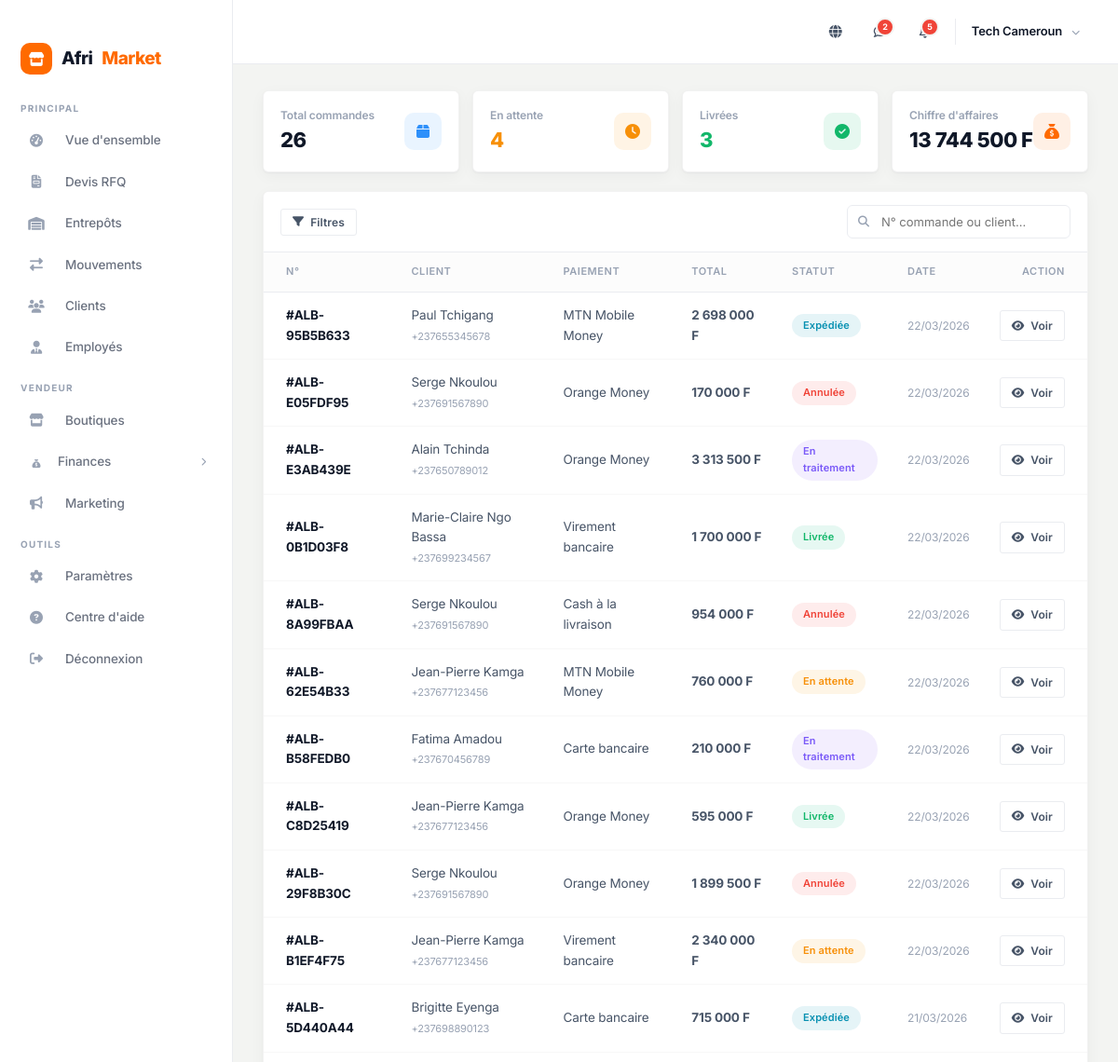
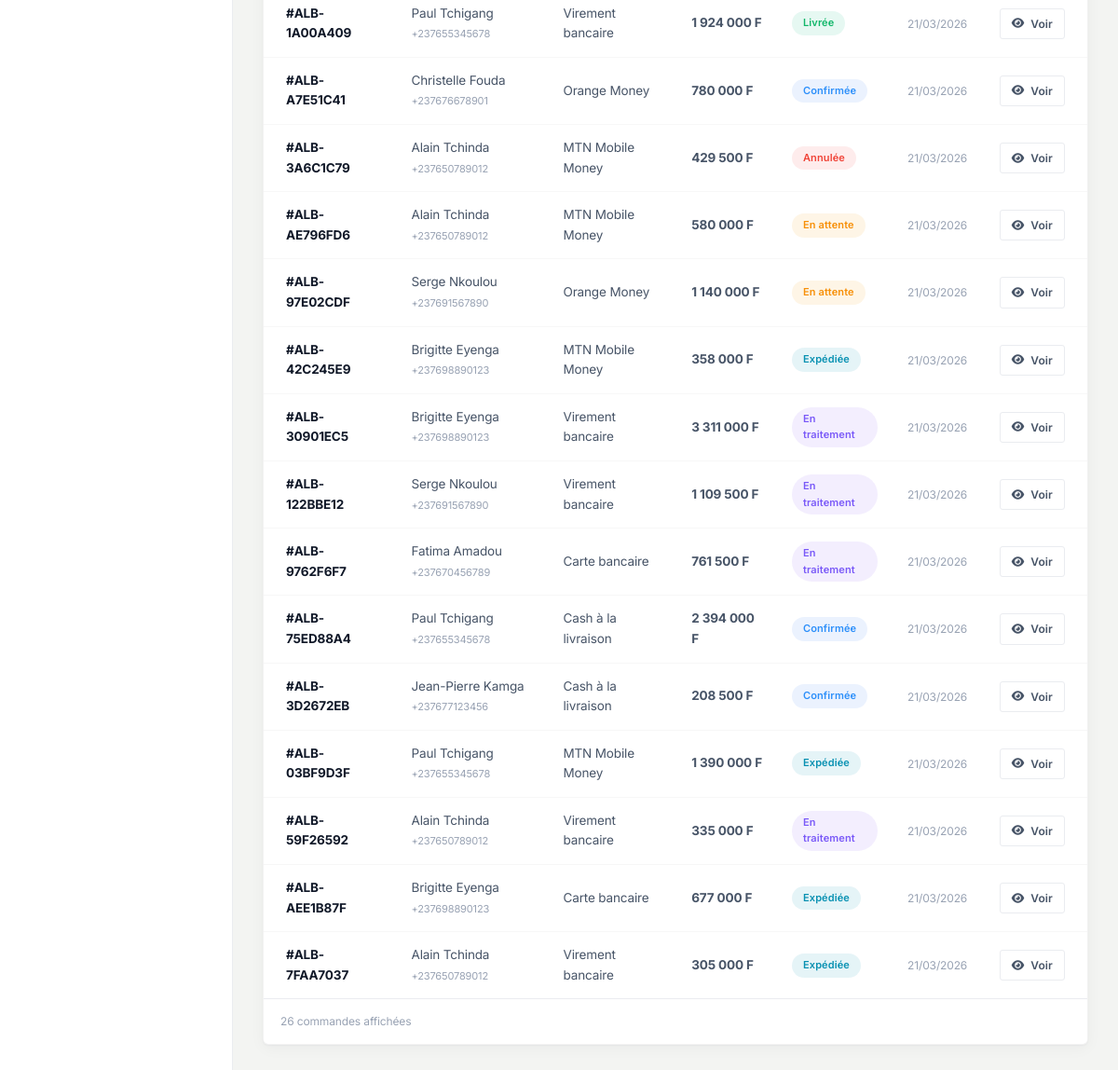
/fr/dashboard/commandes/ (signed in), run on the app's committed database (2 pictures, top to bottom).
### accounts/models.py (models this page shows, shortened)
class User(AbstractUser):
    ROLE_CHOICES = [
        ('buyer', 'Acheteur'),
        ('seller', 'Vendeur'),
        ('admin', 'Administrateur'),
    ]
    role = models.CharField(max_length=10, choices=ROLE_CHOICES, default='buyer')
    phone = models.CharField(max_length=20, blank=True)
    avatar = models.ImageField(upload_to='avatars/', blank=True, null=True)
    address = models.TextField(blank=True)
    city = models.CharField(max_length=100, blank=True)
    country = models.CharField(max_length=100, default='Cameroun')
    is_verified = models.BooleanField(default=False)
    @property
    def store(self):
        return self.stores.first()
    @property
    def is_seller(self):
        return self.role == 'seller'
    @property
    def display_name(self):
        return self.get_full_name() or self.username

### orders/models.py (models this page shows, shortened)
class Order(models.Model):
    STATUS_CHOICES = [
        ('pending', 'En attente'),
        ('confirmed', 'Confirmée'),
        ('processing', 'En traitement'),
        ('shipped', 'Expédiée'),
        ('delivered', 'Livrée'),
        ('cancelled', 'Annulée'),
        ('refunded', 'Remboursée'),
    ]
    PAYMENT_CHOICES = [
        ('momo', 'MTN Mobile Money'),
        ('om', 'Orange Money'),
        ('cash', 'Cash à la livraison'),
        ('card', 'Carte bancaire'),
        ('transfer', 'Virement bancaire'),
    ]
    order_number = models.CharField(max_length=20, unique=True, editable=False)
    buyer = models.ForeignKey(settings.AUTH_USER_MODEL, on_delete=models.CASCADE, related_name='orders')
    status = models.CharField(max_length=20, choices=STATUS_CHOICES, default='pending')
    payment_method = models.CharField(max_length=20, choices=PAYMENT_CHOICES, default='momo')
    subtotal = models.DecimalField(max_digits=15, decimal_places=0, default=0)
    shipping_cost = models.DecimalField(max_digits=10, decimal_places=0, default=0)
    promo_code = models.ForeignKey('marketing.PromoCode', on_delete=models.SET_NULL, null=True, blank=True, related_name='orders')
    discount_amount = models.DecimalField(max_digits=15, decimal_places=0, default=0)
    loyalty_discount = models.DecimalField(max_digits=15, decimal_places=0, default=0)
    total_amount = models.DecimalField(max_digits=15, decimal_places=0, default=0)
    shipping_name = models.CharField(max_length=200)
    shipping_phone = models.CharField(max_length=20)
    shipping_address = models.TextField()
    shipping_city = models.CharField(max_length=100)
    notes = models.TextField(blank=True)
    is_paid = models.BooleanField(default=False)
    tracking_number = models.CharField(max_length=100, blank=True)
    created_at = models.DateTimeField(auto_now_add=True)
    updated_at = models.DateTimeField(auto_now=True)
    class Meta:
        ordering = ['-created_at']

### dashboard/views.py (the view)
# urls.py: path('commandes/', views.dash_orders, name='orders'),
@login_required
@seller_or_admin_required
def dash_orders(request):
    if request.user.is_seller and hasattr(request.user, 'store'):
        orders = Order.objects.filter(items__store=request.user.store).distinct()
    else:
        orders = Order.objects.all()
    status = request.GET.get('status')
    if status: orders = orders.filter(status=status)
    q = request.GET.get('q', '').strip()
    if q:
        orders = orders.filter(Q(order_number__icontains=q) | Q(buyer__username__icontains=q) | Q(buyer__first_name__icontains=q) | Q(buyer__last_name__icontains=q))
    from datetime import datetime
    date_from = request.GET.get('from', '')
    date_to = request.GET.get('to', '')
    if date_from:
        try:
            orders = orders.filter(created_at__date__gte=datetime.strptime(date_from, '%Y-%m-%d').date())
        except ValueError:
            pass
    if date_to:
        try:
            orders = orders.filter(created_at__date__lte=datetime.strptime(date_to, '%Y-%m-%d').date())
        except ValueError:
            pass
    total_revenue = OrderItem.objects.filter(order__in=orders, order__is_paid=True).aggregate(t=Sum(F('price') * F('quantity')))['t'] or 0
    return render(request, 'dashboard/orders.html', {
        'orders': orders.select_related('buyer').order_by('-created_at'),
        'status_choices': Order.STATUS_CHOICES,
        'current_status': status,
        'search_query': q,
        'date_from': date_from,
        'date_to': date_to,
        'total': orders.count(),
        'pending': orders.filter(status='pending').count(),
        'delivered': orders.filter(status='delivered').count(),
        'total_revenue': total_revenue,
    })

### templates/dashboard/orders.html (shortened to what this page needs)
{% extends 'dashboard/base.html' %}{% load humanize %}
{% block dash %}
<div class="ord-stats">
    <div class="ord-stat">
        <div><div class="lbl">Total commandes</div><div class="val">{{ total }}</div></div>
        <div class="ic" style="background:rgba(46,144,250,.1);color:var(--dash-blue);"><i class="fa-solid fa-box"></i></div>
    </div>
    <div class="ord-stat">
        <div><div class="lbl">En attente</div><div class="val" style="color:var(--dash-yellow);">{{ pending }}</div></div>
        <div class="ic" style="background:rgba(247,144,9,.1);color:var(--dash-yellow);"><i class="fa-solid fa-clock"></i></div>
    </div>
    <div class="ord-stat">
        <div><div class="lbl">Livrées</div><div class="val" style="color:var(--dash-green);">{{ delivered }}</div></div>
        <div class="ic" style="background:rgba(18,183,106,.1);color:var(--dash-green);"><i class="fa-solid fa-circle-check"></i></div>
    </div>
    <div class="ord-stat">
        <div><div class="lbl">Chiffre d'affaires</div><div class="val">{{ total_revenue|intcomma }} F</div></div>
        <div class="ic" style="background:rgba(255,106,0,.1);color:var(--dash-accent);"><i class="fa-solid fa-sack-dollar"></i></div>
    </div>
</div>
<div class="dash-card">
    <div class="ord-toolbar">
        <div style="display:flex;gap:8px;align-items:center;">
            <button type="button" class="btn btn-outline btn-sm" onclick="toggleOrdFilterMenu(event)">
                <i class="fa-solid fa-filter"></i> Filtres
            </button>
        </div>
        <form method="get" class="ord-search">
            <i class="fa-solid fa-magnifying-glass"></i>
            <input type="text" name="q" value="{{ search_query }}" placeholder="N° commande ou client...">
        </form>
    </div>
    <div class="dash-table-responsive">
    <table class="dash-table">
        <thead>
            <tr><th>N°</th><th>Client</th><th>Paiement</th><th>Total</th><th>Statut</th><th>Date</th><th style="text-align:right;">Action</th></tr>
        </thead>
        <tbody>
            {% for o in orders %}
            <tr>
                <td style="font-weight:700;color:var(--dash-text);">#{{ o.order_number }}</td>
                <td>{{ o.buyer.display_name }}<br><span style="font-size:11px;color:var(--dash-text3);">{{ o.buyer.phone }}</span></td>
                <td>{{ o.get_payment_method_display }}</td>
                <td style="font-weight:700;">{{ o.total_amount|intcomma }} F</td>
                <td><span class="status-badge st-{{ o.status }}">{{ o.get_status_display }}</span></td>
                <td style="font-size:12px;color:var(--dash-text3);">{{ o.created_at|date:"d/m/Y" }}</td>
                <td style="text-align:right;"><a href="{% url 'dashboard:order_detail' o.order_number %}" class="btn btn-sm btn-outline"><i class="fa-solid fa-eye"></i> Voir</a></td>
            </tr>
            {% empty %}
            <tr><td colspan="7" style="text-align:center;padding:3rem;">
                <div style="font-size:40px;margin-bottom:12px;opacity:.25;"><i class="fa-solid fa-box-open"></i></div>
                <div style="color:var(--dash-text3);font-size:14px;">Aucune commande</div>
            </td></tr>
            {% endfor %}
        </tbody>
    </table>
    </div>
    <div style="padding:14px 18px;border-top:1px solid var(--dash-border);font-size:12px;color:var(--dash-text3);">
        {{ orders.count }} commande{{ orders.count|pluralize:"s" }} affichée{{ orders.count|pluralize:"s" }}
    </div>
</div>
{% endblock %}

### templates/dashboard/base.html (shortened to what this page needs)
{% load static %}{% load humanize %}<!DOCTYPE html><html lang="fr"><head><meta charset="UTF-8"><meta name="viewport" content="width=device-width,initial-scale=1.0"><title>{% block title %}Dashboard{% endblock %} — AfriMarket</title>
<link rel="stylesheet" href="https://cdnjs.cloudflare.com/ajax/libs/font-awesome/6.5.1/css/all.min.css">
<link rel="stylesheet" href="{% static 'css/style.css' %}">
</head><body>
<div class="dash-layout">
<aside class="dash-sidebar" id="dashSidebar">
<div class="dash-sidebar-logo"><div class="logo-icon"><i class="fa-solid fa-store"></i></div>Afri<span>Market</span></div>
<div class="dash-sidebar-label">Principal</div>
<nav class="dash-nav">
<a href="{% url 'dashboard:index' %}" class="{% if request.resolver_match.url_name == 'index' %}active{% endif %}"><span class="nav-icon"><i class="fa-solid fa-gauge-high"></i></span> Vue d'ensemble</a>
<a href="{% url 'dashboard:rfqs' %}" class=""><span class="nav-icon"><i class="fa-solid fa-file-invoice"></i></span> Devis RFQ</a>
<a href="{% url 'dashboard:warehouses' %}" class="{% if 'warehouse' in request.resolver_match.url_name %}active{% endif %}"><span class="nav-icon"><i class="fa-solid fa-warehouse"></i></span> Entrepôts</a>
<a href="{% url 'dashboard:transfers' %}" class="{% if 'transfer' in request.resolver_match.url_name %}active{% endif %}"><span class="nav-icon"><i class="fa-solid fa-right-left"></i></span> Mouvements</a>
<a href="{% url 'dashboard:customers' %}" class="{% if request.resolver_match.url_name == 'customers' %}active{% endif %}"><span class="nav-icon"><i class="fa-solid fa-users"></i></span> Clients</a>
<a href="{% url 'dashboard:employees' %}" class="{% if request.resolver_match.url_name == 'employees' %}active{% endif %}"><span class="nav-icon"><i class="fa-solid fa-user-tie"></i></span> Employés</a>
</nav>
{% if request.user.is_seller %}
<div class="dash-sidebar-label">Vendeur</div>
<nav class="dash-nav">
<a href="{% url 'dashboard:stores' %}" class="{% if request.resolver_match.url_name == 'stores' %}active{% endif %}"><span class="nav-icon"><i class="fa-solid fa-store"></i></span> Boutiques</a>
<div class="nav-menu-toggle" onclick="toggleMenu(this)">
<div><span class="nav-icon"><i class="fa-solid fa-sack-dollar"></i></span> Finances</div>
<i class="fa-solid fa-chevron-right"></i>
</div>
<a href="{% url 'marketing:dashboard' %}" class="{% if request.resolver_match.app_name == 'marketing' %}active{% endif %}"><span class="nav-icon"><i class="fa-solid fa-bullhorn"></i></span> Marketing</a>
</nav>
{% endif %}
<div class="dash-sidebar-label">Outils</div>
<nav class="dash-nav" style="flex:0;">
<a href="{% url 'accounts:profile' %}"><span class="nav-icon"><i class="fa-solid fa-gear"></i></span> Paramètres</a>
<a href="{% url 'faq' %}"><span class="nav-icon"><i class="fa-solid fa-circle-question"></i></span> Centre d'aide</a>
<a href="{% url 'accounts:logout' %}"><span class="nav-icon"><i class="fa-solid fa-right-from-bracket"></i></span> Déconnexion</a>
</nav>
</aside>
<div class="dash-content-wrapper">
<div class="dash-navbar">
<div class="dash-navbar-right">
<div class="dash-navbar-icon" style="position:relative;" id="languageSelector">
<i class="fa-solid fa-globe"></i>
</div>
<a href="{% url 'messaging:inbox' %}" class="dash-navbar-icon" id="messagesIcon" title="Messages">
{% if unread_messages_count > 0 %}<span class="badge" id="messagesBadge">{{ unread_messages_count }}</span>{% endif %}
</a>
<a href="#" class="dash-navbar-icon" title="Notifications">
<span class="badge">5</span>
</a>
<div class="dash-user-menu">
<div class="dash-user-info" style="display:block;">
<div class="dash-user-name">{{ user.display_name }}</div>
</div>
<i class="fa-solid fa-chevron-down" style="font-size:9px;color:var(--dash-text3);"></i>
</div>
</div>
</div>
<div class="dash-main-content">
{% block dash %}{% endblock %}
</div>
</div>
</div>
</body></html>

### data on the page
User: display_name "Tech Cameroun"
Order: order_number "ALB-95B5B633", buyer.display_name "Paul Tchigang", buyer.phone "+237655345678", payment_method "MTN Mobile Money", total_amount "2 698 000", status "Expédiée", created_at "22/03/2026"
Order: order_number "ALB-E05FDF95", buyer.display_name "Serge Nkoulou", buyer.phone "+237691567890", payment_method "Orange Money", total_amount "170 000", status "Annulée", created_at "22/03/2026"
Order: order_number "ALB-E3AB439E", buyer.display_name "Alain Tchinda", buyer.phone "+237650789012", payment_method "Orange Money", total_amount "3 313 500", status "En traitement", created_at "22/03/2026"
Order: order_number "ALB-0B1D03F8", buyer.display_name "Marie-Claire Ngo Bassa", buyer.phone "+237699234567", payment_method "Virement bancaire", total_amount "1 700 000", status "Livrée", created_at "22/03/2026"
Order: order_number "ALB-8A99FBAA", buyer.display_name "Serge Nkoulou", buyer.phone "+237691567890", payment_method "Cash à la livraison", total_amount "954 000", status "Annulée", created_at "22/03/2026"
Order: order_number "ALB-62E54B33", buyer.display_name "Jean-Pierre Kamga", buyer.phone "+237677123456", payment_method "MTN Mobile Money", total_amount "760 000", status "En attente", created_at "22/03/2026"
Order: order_number "ALB-B58FEDB0", buyer.display_name "Fatima Amadou", buyer.phone "+237670456789", payment_method "Carte bancaire", total_amount "210 000", status "En traitement", created_at "22/03/2026"
Order: order_number "ALB-C8D25419", buyer.display_name "Jean-Pierre Kamga", buyer.phone "+237677123456", payment_method "Orange Money", total_amount "595 000", status "Livrée", created_at "22/03/2026"
Order: order_number "ALB-29F8B30C", buyer.display_name "Serge Nkoulou", buyer.phone "+237691567890", payment_method "Orange Money", total_amount "1 899 500", status "Annulée", created_at "22/03/2026"
Order: order_number "ALB-B1EF4F75", buyer.display_name "Jean-Pierre Kamga", buyer.phone "+237677123456", payment_method "Virement bancaire", total_amount "2 340 000", status "En attente", created_at "22/03/2026"
Order: order_number "ALB-5D440A44", buyer.display_name "Brigitte Eyenga", buyer.phone "+237698890123", payment_method "Carte bancaire", total_amount "715 000", status "Expédiée", created_at "21/03/2026"
Order: order_number "ALB-1A00A409", buyer.display_name "Paul Tchigang", buyer.phone "+237655345678", payment_method "Virement bancaire", total_amount "1 924 000", status "Livrée", created_at "21/03/2026"
Order: order_number "ALB-A7E51C41", buyer.display_name "Christelle Fouda", buyer.phone "+237676678901", payment_method "Orange Money", total_amount "780 000", status "Confirmée", created_at "21/03/2026"
Order: order_number "ALB-3A6C1C79", buyer.display_name "Alain Tchinda", buyer.phone "+237650789012", payment_method "MTN Mobile Money", total_amount "429 500", status "Annulée", created_at "21/03/2026"
Order: order_number "ALB-AE796FD6", buyer.display_name "Alain Tchinda", buyer.phone "+237650789012", payment_method "MTN Mobile Money", total_amount "580 000", status "En attente", created_at "21/03/2026"
Order: order_number "ALB-97E02CDF", buyer.display_name "Serge Nkoulou", buyer.phone "+237691567890", payment_method "Orange Money", total_amount "1 140 000", status "En attente", created_at "21/03/2026"
Order: order_number "ALB-42C245E9", buyer.display_name "Brigitte Eyenga", buyer.phone "+237698890123", payment_method "MTN Mobile Money", total_amount "358 000", status "Expédiée", created_at "21/03/2026"
Order: order_number "ALB-30901EC5", buyer.display_name "Brigitte Eyenga", buyer.phone "+237698890123", payment_method "Virement bancaire", total_amount "3 311 000", status "En traitement", created_at "21/03/2026"
Order: order_number "ALB-122BBE12", buyer.display_name "Serge Nkoulou", buyer.phone "+237691567890", payment_method "Virement bancaire", total_amount "1 109 500", status "En traitement", created_at "21/03/2026"
Order: order_number "ALB-9762F6F7", buyer.display_name "Fatima Amadou", buyer.phone "+237670456789", payment_method "Carte bancaire", total_amount "761 500", status "En traitement", created_at "21/03/2026"
Order: order_number "ALB-75ED88A4", buyer.display_name "Paul Tchigang", buyer.phone "+237655345678", payment_method "Cash à la livraison", total_amount "2 394 000", status "Confirmée", created_at "21/03/2026"
Order: order_number "ALB-3D2672EB", buyer.display_name "Jean-Pierre Kamga", buyer.phone "+237677123456", payment_method "Cash à la livraison", total_amount "208 500", status "Confirmée", created_at "21/03/2026"
Order: order_number "ALB-03BF9D3F", buyer.display_name "Paul Tchigang", buyer.phone "+237655345678", payment_method "MTN Mobile Money", total_amount "1 390 000", status "Expédiée", created_at "21/03/2026"
Order: order_number "ALB-59F26592", buyer.display_name "Alain Tchinda", buyer.phone "+237650789012", payment_method "Virement bancaire", total_amount "335 000", status "En traitement", created_at "21/03/2026"
Order: order_number "ALB-AEE1B87F", buyer.display_name "Brigitte Eyenga", buyer.phone "+237698890123", payment_method "Carte bancaire", total_amount "677 000", status "Expédiée", created_at "21/03/2026"
Order: order_number "ALB-7FAA7037", buyer.display_name "Alain Tchinda", buyer.phone "+237650789012", payment_method "Virement bancaire", total_amount "305 000", status "Expédiée", created_at "21/03/2026"

### other printed values
{{ unread_messages_count }} "2"
{{ total }} "26"
{{ pending }} "4"
{{ delivered }} "3"
{{ total_revenue|intcomma }} "13 744 500"
{{ orders.count }} "26"
